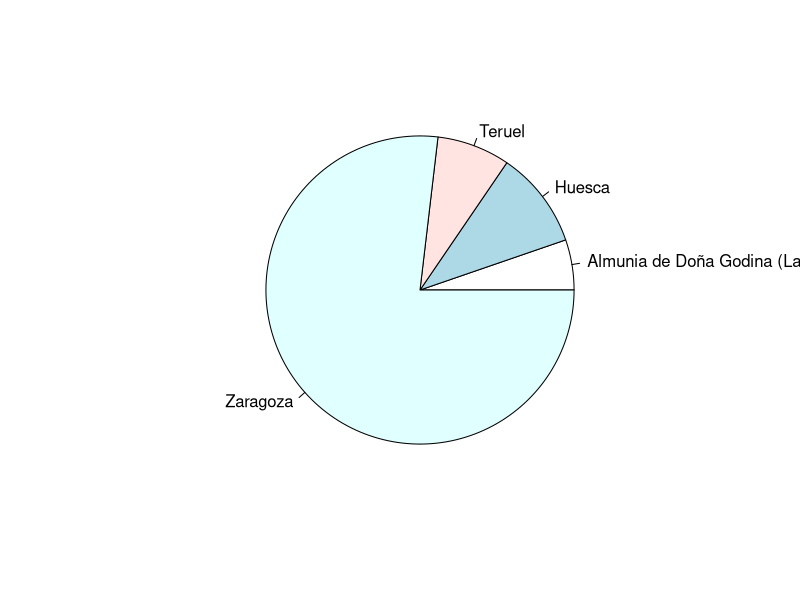
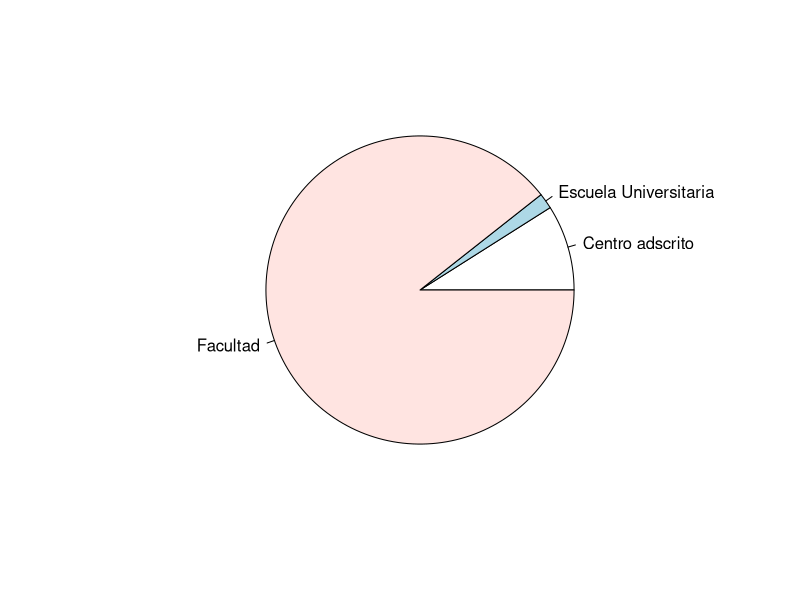
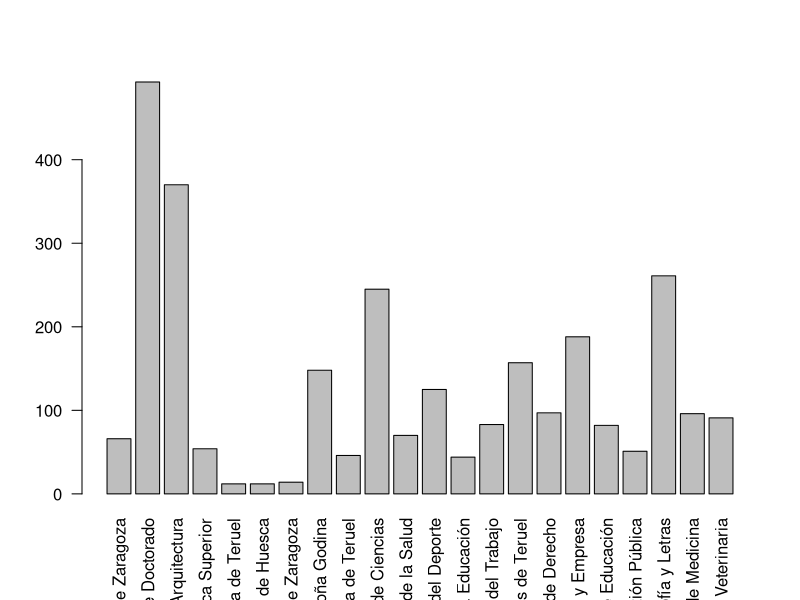

Write the R code that produced these figures, in order.
## ---- chunk 1
#| echo: false
## ---- chunk 2
datos = read.table("datos_practica1.csv", sep=";", head=TRUE)
head(datos)
## ---- chunk 3
datos = datos[3:ncol(datos)-1]
head(datos)
## ---- chunk 4
datos = na.omit(datos)
## ---- chunk 5
LOCALIDAD = as.factor(datos$LOCALIDAD)
TIPO_CENTRO = as.factor(datos$TIPO_CENTRO)
CENTRO = as.factor(datos$CENTRO)
ESTUDIO = as.factor(datos$ESTUDIO)
TIPO_ESTUDIO = as.factor(datos$TIPO_ESTUDIO)
NOMBRE_CCAA_ALUMNO = as.factor(datos$NOMBRE_CCAA_ALUMNO)
SEXO = as.factor(datos$SEXO)
MOVILIDAD_SALIDA = as.factor(datos$MOVILIDAD_SALIDA)
DEDICACION = as.factor(datos$DEDICACION)
## ---- chunk 6
table(LOCALIDAD)
pie(table(datos$LOCALIDAD), main="")
## ---- chunk 7
names(which(table(LOCALIDAD)==max(table(LOCALIDAD))))
## ---- chunk 8
freqs=prop.table(table(TIPO_CENTRO))
freqs
pie(table(datos$TIPO_CENTRO), main="")
## ---- chunk 9
max(freqs)
## ---- chunk 10
names(which(table(CENTRO)==max(table(CENTRO))))
## ---- chunk 11
prop.table(table(CENTRO))
barplot(table(CENTRO), las = 2, main ="")
## ---- chunk 12
length(levels(ESTUDIO))
## ---- chunk 13
names(which(table(TIPO_ESTUDIO)==max(table(TIPO_ESTUDIO))))
## ---- chunk 14
length(levels(TIPO_ESTUDIO))
## ---- chunk 15
prop.table(table(TIPO_ESTUDIO))
## ---- chunk 16
max(prop.table(table(TIPO_ESTUDIO)))

## ---- chunk 17
length(levels(NOMBRE_CCAA_ALUMNO))
## ---- chunk 18
names(which(table(NOMBRE_CCAA_ALUMNO)==max(table(NOMBRE_CCAA_ALUMNO))))
